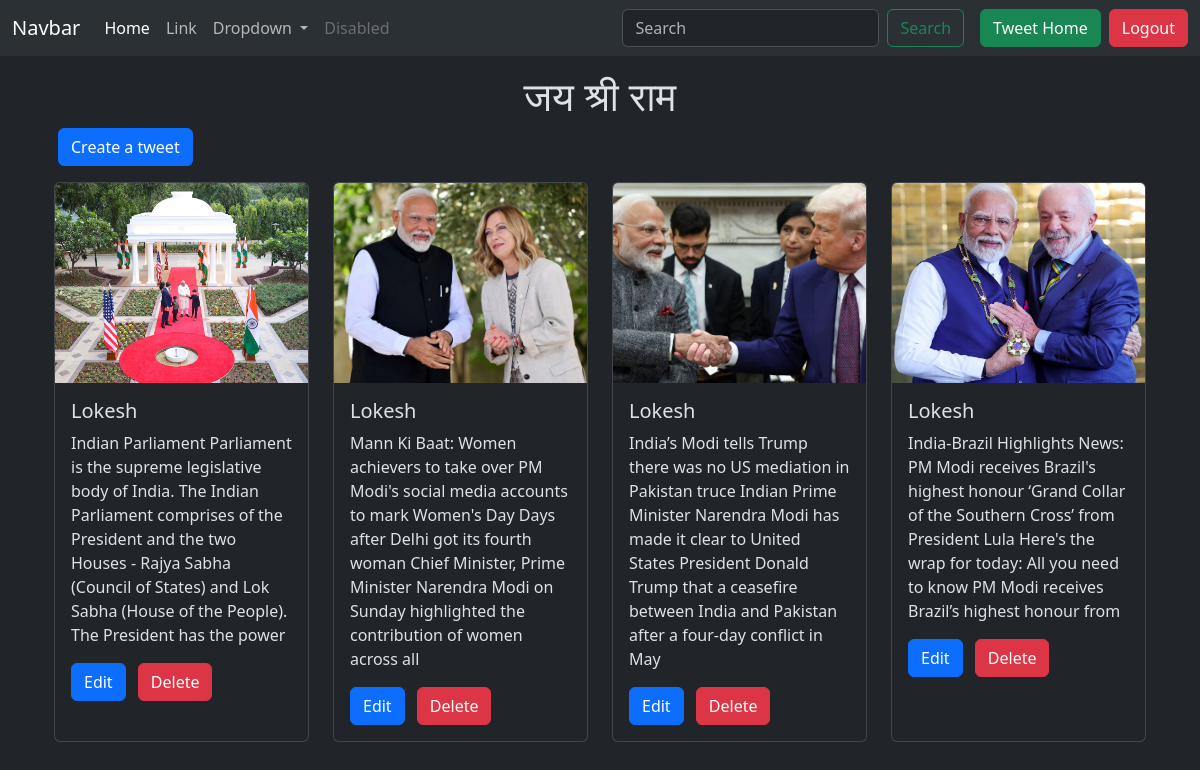
The page /tweet/ (signed in) on the database its author committed.
### tweet/models.py (models this page shows, shortened)
class Tweet(models.Model):
    user = models.ForeignKey(User, on_delete=models.CASCADE)
    text = models.TextField(max_length=240)
    photo = models.ImageField(upload_to='photos/',blank=True,null=True)
    created_at = models.DateTimeField(auto_now_add=True)
    updated_at = models.DateTimeField(auto_now=True)

### tweet/views.py (the view)
# urls.py: path('', views.tweet_list, name='tweet_list'),
def tweet_list(request):
    tweets  = Tweet.objects.all().order_by('-created_at')
    return render(request,'tweet_list.html',{'tweets':tweets})

### templates/tweet_list.html (shortened to what this page needs)
{% extends "layout.html" %}
{% load static %}
{% block content %}
<h1 class="text-center mt-3">जय श्री राम  </h1>
<a class="btn btn-primary mb-3 ms-3" href="{% url 'tweet_create' %}">Create a tweet</a>
<div class="container-fluid">
  <div class="row">
    {% for tweet in tweets %}
    <div class="col-md-3 col-sm-6 mb-4">
      <div class="card h-100">
        {% if tweet.photo %}
        <img src="{{ tweet.photo.url }}" class="card-img-top object-fit-cover" style="width: 100%; height: 200px;" alt="Tweet Photo">
      {% else %}
        <img src="{% static 'default.jpg' %}" class="card-img-top object-fit-cover" style="width: 100%; height: 200px;" alt="Default Image">
      {% endif %}
        <div class="card-body">
          <h5 class="card-title">{{ tweet.user.username }}</h5>
          <p class="card-text">{{ tweet.text }}</p>
          {% if tweet.user ==  user  %}
          <a href="{% url 'tweet_edit' tweet.id %}" class="btn btn-primary me-2">Edit</a>
          <a href="{% url 'tweet_delete' tweet.id %}" class="btn btn-danger">Delete</a>
            {% endif %}
        </div>
      </div>
    </div>
    {% endfor %}
  </div>
</div>
{% endblock %}

### rows shown on the page
Tweet: photo (picture), user.username "Lokesh", text "Indian Parliament Parliament is the supreme legislative body of India. The Indian Parliament comprises of the President and the two Houses - Rajya Sabha (Council of States) and Lok Sabha (House of the People). The President has the power", shows "Edit"
Tweet: photo (picture), user.username "Lokesh", text "Mann Ki Baat: Women achievers to take over PM Modi's social media accounts to mark Women's Day Days after Delhi got its fourth woman Chief Minister, Prime Minister Narendra Modi on Sunday highlighted the contribution of women across all", shows "Edit"
Tweet: photo (picture), user.username "Lokesh", text "India’s Modi tells Trump there was no US mediation in Pakistan truce Indian Prime Minister Narendra Modi has made it clear to United States President Donald Trump that a ceasefire between India and Pakistan after a four-day conflict in May", shows "Edit"
Tweet: photo (picture), user.username "Lokesh", text "India-Brazil Highlights News: PM Modi receives Brazil's highest honour ‘Grand Collar of the Southern Cross’ from President Lula Here's the wrap for today: All you need to know PM Modi receives Brazil’s highest honour from", shows "Edit"
